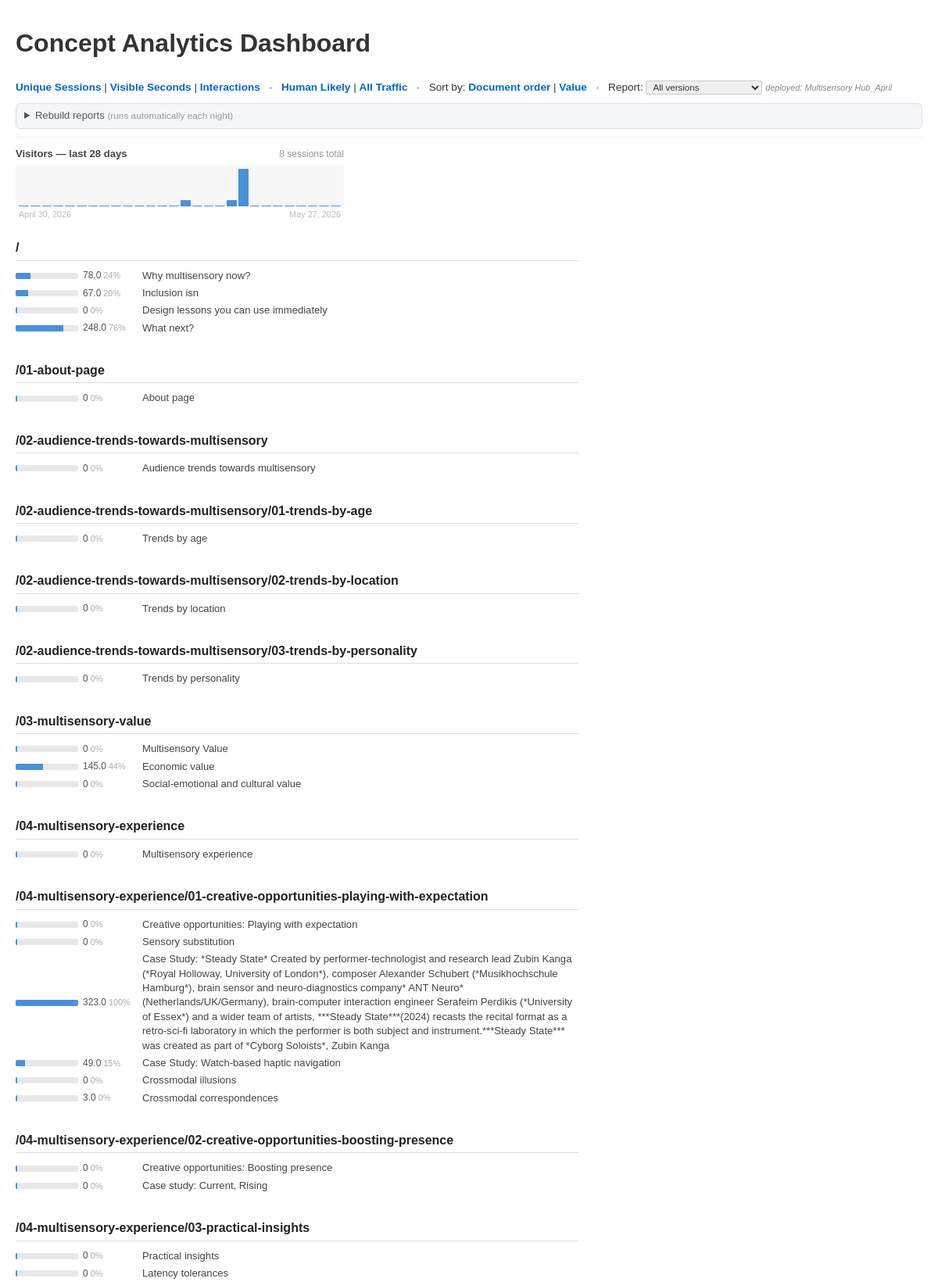
The page /analytics/dashboard/?metric=total_visible_seconds&filter=all&sort=document&report= (signed in, upper part) on the database its author committed.
### concept_analytics/models.py (models this page shows, shortened)
class ManifestSyncState(models.Model):
    version = models.CharField(max_length=64, blank=True)
    report_name = models.CharField(max_length=200, blank=True)
    synced_at = models.DateTimeField(auto_now=True)
    class Meta:
        verbose_name = "Manifest sync state"

class BlockManifestEntry(models.Model):
    block_id = models.CharField(max_length=200, unique=True, db_index=True)
    block_version_id = models.CharField(max_length=300, blank=True)
    content_hash = models.CharField(max_length=80, blank=True)
    position_hash = models.CharField(max_length=80, blank=True)
    page_path = models.CharField(max_length=500)
    page_title = models.CharField(max_length=500, blank=True)
    heading_path = models.CharField(max_length=1000, blank=True) # pipe-separated heading hierarchy
    display_order = models.PositiveIntegerField(default=0)
    topic = models.CharField(max_length=100, blank=True)
    concept = models.CharField(max_length=100, blank=True)
    content_type = models.CharField(max_length=50, blank=True)
    label = models.CharField(max_length=500, blank=True)
    parent_block_id = models.CharField(max_length=200, blank=True)
    is_active = models.BooleanField(default=True)
    first_seen_at = models.DateTimeField(auto_now_add=True)
    updated_at = models.DateTimeField(auto_now=True)

### concept_analytics/views/dashboard.py (the view)
# urls.py: path("dashboard/", DashboardView.as_view(), name="concept_analytics_dashboard"),
class DashboardView(LoginRequiredMixin, PermissionRequiredMixin, TemplateView):
    template_name = "concept_analytics/dashboard/heatmap.html"
    permission_required = "concept_analytics.view_dashboard"
    def get_context_data(self, **kwargs):
        context = super().get_context_data(**kwargs)
        metric = self.request.GET.get("metric", "unique_sessions")
        if metric not in ("unique_sessions", "total_visible_seconds", "interaction_count"):
            metric = "unique_sessions"
        sort_by = self.request.GET.get("sort", "document")
        if sort_by not in ("document", "value"):
            sort_by = "document"
        end_date = date.today()
        start_date = end_date - timedelta(days=30)
        selected_report = self.request.GET.get("report", "")
        aggregated = {}
        max_val = 0
        if selected_report:
            events = AnalyticsEvent.objects.filter(
                session__report_name=selected_report,
                received_at__date__range=(start_date, end_date),
                session__is_suspicious=False,
            ).exclude(block_id="")
            if metric == "unique_sessions":
                rows = events.values("block_id").annotate(val=Count("session", distinct=True))
            elif metric == "total_visible_seconds":
                rows = events.values("block_id").annotate(val=Sum("seconds_visible"))
            else:  # interaction_count
                interaction_types = [
                    "section_opened", "accordion_opened", "tab_selected",
                    "case_study_opened", "video_played", "audio_played", "interactive_started",
                ]
                rows = events.filter(event_type__in=interaction_types).values("block_id").annotate(val=Count("id"))
            for row in rows:
                val = row["val"] or 0
                aggregated[row["block_id"]] = val
                if val > max_val:
                    max_val = val
        else:
            summaries = DailyBlockSummary.objects.filter(date__range=(start_date, end_date))
            for s in summaries:
                bid = s.block_id
                if bid not in aggregated:
                    aggregated[bid] = 0
                val = getattr(s, metric) or 0
                aggregated[bid] += val
                if aggregated[bid] > max_val:
                    max_val = aggregated[bid]
        manifest = BlockManifestEntry.objects.filter(is_active=True).order_by("page_path", "display_order")
        pages = {}
        for entry in manifest:
            if entry.page_path not in pages:
                pages[entry.page_path] = {
                    "title": entry.page_title or entry.page_path,
                    "blocks": [],
                    "total": 0,
                }
            val = aggregated.get(entry.block_id, 0)
            intensity = int((val / max_val) * 100) if max_val > 0 else 0
            pages[entry.page_path]["blocks"].append({
                "block_id": entry.block_id,
                "label": entry.label or entry.block_id,
                "value": val,
                "intensity_pct": intensity,
            })
            pages[entry.page_path]["total"] += val
        if sort_by == "value":
            pages = dict(sorted(pages.items(), key=lambda kv: kv[1]["total"], reverse=True))
            for page in pages.values():
                page["blocks"].sort(key=lambda b: b["value"], reverse=True)
        current_filter = self.request.GET.get("filter", "all")
        report_names = list(
            AnalyticsSession.objects.exclude(report_name="")
            .values_list("report_name", flat=True)
            .distinct()
            .order_by("report_name")
        )
        try:
            current_report_name = ManifestSyncState.objects.get(pk=1).report_name
        except ManifestSyncState.DoesNotExist:
            current_report_name = ""
        days_back = 28
        chart_start = end_date - timedelta(days=days_back - 1)
        raw_counts = {
            row["day"]: row["count"]
            for row in (
                AnalyticsSession.objects
                .filter(created_at__date__gte=chart_start)
                .annotate(day=TruncDate("created_at"))
                .values("day")
                .annotate(count=Count("id"))
            )
        }
        day_range = [chart_start + timedelta(days=i) for i in range(days_back)]
        daily_visitors = [{"date": d, "count": raw_counts.get(d, 0)} for d in day_range]
        max_daily = max((d["count"] for d in daily_visitors), default=1) or 1
        for d in daily_visitors:
            d["pct"] = int(d["count"] / max_daily * 100)
        total_visitors = sum(d["count"] for d in daily_visitors)
        context["pages"] = pages
        context["current_metric"] = metric
        context["current_filter"] = current_filter
        context["current_sort"] = sort_by
        context["max_val"] = max_val
        context["daily_visitors"] = daily_visitors
        context["total_visitors"] = total_visitors
        context["visitor_chart_start"] = chart_start
        context["visitor_chart_end"] = end_date
        context["report_names"] = report_names
        context["current_report_name"] = current_report_name
        context["selected_report"] = selected_report
        return context

### concept_analytics/templates/concept_analytics/dashboard/heatmap.html
{% extends "concept_analytics/dashboard/base.html" %}
{% block content %}
<div class="visitor-panel">
    <div class="visitor-header">
        <span class="visitor-title">Visitors — last 28 days</span>
        <span class="visitor-total">{{ total_visitors }} sessions total</span>
    </div>
    <div class="visitor-chart">
        {% for day in daily_visitors %}
        <div class="visitor-col" title="{{ day.date }}: {{ day.count }}">
            <div class="visitor-bar" style="height:{{ day.pct }}%"></div>
        </div>
        {% endfor %}
    </div>
    <div class="visitor-axis">
        <span>{{ visitor_chart_start }}</span>
        <span>{{ visitor_chart_end }}</span>
    </div>
</div>
<div class="heatmap-doc">
    {% for path, page in pages.items %}
    <section class="heatmap-section">
        <h2 class="section-title">{{ page.title }}</h2>
        <table class="block-table">
            {% for block in page.blocks %}
            <tr>
                <td class="col-spark">
                    <div class="block-spark"><div class="block-spark-fill" style="width:{{ block.intensity_pct }}%"></div></div>
                </td>
                <td class="col-value">{{ block.value }}<span class="col-pct"> {{ block.intensity_pct }}%</span></td>
                <td class="col-label">{{ block.label }}</td>
            </tr>
            {% endfor %}
        </table>
    </section>
    {% endfor %}
</div>
{% endblock %}

### concept_analytics/templates/concept_analytics/dashboard/base.html (shortened to what this page needs)
<!DOCTYPE html>
<html lang="en">
<head>
    <link rel="stylesheet" href="/static/concept_analytics/dashboard.css">
</head>
<body>
    <header>
        <h1>Concept Analytics Dashboard</h1>
        <nav>
            <a href="?metric=unique_sessions&filter={{ current_filter }}&sort={{ current_sort }}&report={{ selected_report }}">Unique Sessions</a> |
            <a href="?metric=total_visible_seconds&filter={{ current_filter }}&sort={{ current_sort }}&report={{ selected_report }}">Visible Seconds</a> |
            <a href="?metric=interaction_count&filter={{ current_filter }}&sort={{ current_sort }}&report={{ selected_report }}">Interactions</a>
            &nbsp;&nbsp;·&nbsp;&nbsp;
            <a href="?metric={{ current_metric }}&filter=human_likely&sort={{ current_sort }}&report={{ selected_report }}">Human Likely</a> |
            <a href="?metric={{ current_metric }}&filter=all&sort={{ current_sort }}&report={{ selected_report }}">All Traffic</a>
            &nbsp;&nbsp;·&nbsp;&nbsp;
            Sort by: <a href="?metric={{ current_metric }}&filter={{ current_filter }}&sort=document&report={{ selected_report }}">Document order</a> |
            <a href="?metric={{ current_metric }}&filter={{ current_filter }}&sort=value&report={{ selected_report }}">Value</a>
            {% if report_names %}
            &nbsp;&nbsp;·&nbsp;&nbsp;
            Report:
            <select class="report-select" onchange="window.location.href='?metric={{ current_metric }}&filter={{ current_filter }}&sort={{ current_sort }}&report='+encodeURIComponent(this.value)">
                <option value="">All versions</option>
            </select>
            {% endif %}
            {% if current_report_name %}
            <span class="report-badge">deployed: {{ current_report_name }}</span>
            {% endif %}
        </nav>
        <details class="build-panel">
            <summary class="build-summary">Rebuild reports <span class="build-cron">(runs automatically each night)</span></summary>
        </details>
    </header>
    <main>
        {% block content %}{% endblock %}
    </main>
</body>
</html>

### concept_analytics/static/concept_analytics/dashboard.css (style rules this page uses)
body { font-family: sans-serif; line-height: 1.4; color: #333; max-width: 100%; margin: 0 auto; padding: 12px 20px; }
header { margin-bottom: 12px; border-bottom: 1px solid #eee; padding-bottom: 10px; }
nav { font-size: 0.85em; line-height: 1.8; }
nav a { text-decoration: none; color: #0066cc; font-weight: bold; }
.report-select { font-size: 0.85em; border: 1px solid #ccc; border-radius: 3px; padding: 1px 4px; color: #333; }
.report-badge { font-size: 0.8em; color: #888; font-style: italic; }
.visitor-panel { margin-bottom: 24px; max-width: 420px; }
.visitor-header { display: flex; justify-content: space-between; align-items: baseline; margin-bottom: 6px; }
.visitor-title { font-size: 0.82em; font-weight: 600; color: #444; }
.visitor-total { font-size: 0.75em; color: #999; }
.visitor-chart { display: flex; align-items: flex-end; gap: 2px; height: 48px; background: #f7f7f7; border-radius: 4px; padding: 4px 4px 0 4px; }
.visitor-col { flex: 1; display: flex; align-items: flex-end; height: 100%; cursor: default; }
.visitor-bar { width: 100%; background: #4a90d9; border-radius: 1px 1px 0 0; min-height: 1px; transition: background 0.1s; }
.visitor-axis { display: flex; justify-content: space-between; font-size: 0.68em; color: #bbb; margin-top: 3px; padding: 0 4px; }
.heatmap-doc { max-width: 720px; }
.heatmap-section { margin-bottom: 2em; }
.section-title { font-size: 1em; font-weight: 600; margin: 0 0 0.5em 0; padding-bottom: 4px; border-bottom: 1px solid #ddd; color: #222; }
.block-table { border-collapse: collapse; width: 100%; margin-bottom: 0.5em; }
.block-table tr { height: 22px; }
.block-table td { padding: 2px 6px 2px 0; vertical-align: middle; }
.col-spark { width: 80px; }
.block-spark { width: 80px; height: 8px; background: #e8e8e8; border-radius: 2px; overflow: hidden; }
.block-spark-fill { height: 100%; background: #4a90d9; min-width: 2px; }
.col-value { font-size: 0.75em; color: #555; white-space: nowrap; font-variant-numeric: tabular-nums; width: 70px; padding-right: 10px; }
.col-pct { color: #aaa; font-size: 0.9em; }
.col-label { font-size: 0.82em; color: #444; }
.build-panel { margin-top: 8px; padding: 6px 10px; background: #f4f6f8; border: 1px solid #dde; border-radius: 6px; font-size: 0.82em; }
.build-summary { cursor: pointer; color: #555; user-select: none; }
.build-cron { color: #999; font-size: 0.9em; }

### rows shown on the page
ManifestSyncState: report_name "Multisensory Hub_April"
BlockManifestEntry: label "Why multisensory now?"
BlockManifestEntry: label "Inclusion isn"
BlockManifestEntry: label "Design lessons you can use immediately"
BlockManifestEntry: label "What next?"
BlockManifestEntry: title "/01-about-page", label "About page"
BlockManifestEntry: title "/02-audience-trends-towards-multisensory", label "Audience trends towards multisensory"
BlockManifestEntry: title "/02-audience-trends-towards-multisensory/01-trends-by-age", label "Trends by age"
BlockManifestEntry: title "/02-audience-trends-towards-multisensory/02-trends-by-location", label "Trends by location"
BlockManifestEntry: title "/02-audience-trends-towards-multisensory/03-trends-by-personality", label "Trends by personality"
BlockManifestEntry: title "/03-multisensory-value", label "Multisensory Value"
BlockManifestEntry: label "Economic value"
BlockManifestEntry: label "Social-emotional and cultural value"
BlockManifestEntry: title "/04-multisensory-experience", label "Multisensory experience"
BlockManifestEntry: title "/04-multisensory-experience/01-creative-opportunities-playing-with-expectation", label "Creative opportunities: Playing with expectation"
BlockManifestEntry: label "Sensory substitution"
BlockManifestEntry: label "Case Study: *Steady State* Created by performer-technologist and research lead Zubin Kanga (*Royal Holloway, University of London*), composer Alexander Schubert (*Musikhochschule Hamburg*), brain sensor and neuro-diagnostics company* ANT Neuro*(Netherlands/UK/Germany), brain-computer interaction engineer Serafeim Perdikis (*University of Essex*) and a wider team of artists, ***Steady State***(2024) recasts the recital format as a retro-sci-fi laboratory in which the performer is both subject and instrument.***Steady State*** was created as part of *Cyborg Soloists*, Zubin Kanga"
BlockManifestEntry: label "Case Study: Watch-based haptic navigation"
BlockManifestEntry: label "Crossmodal illusions"
BlockManifestEntry: label "Crossmodal correspondences"
BlockManifestEntry: title "/04-multisensory-experience/02-creative-opportunities-boosting-presence", label "Creative opportunities: Boosting presence"
BlockManifestEntry: label "Case study: Current, Rising"
BlockManifestEntry: title "/04-multisensory-experience/03-practical-insights", label "Practical insights"
BlockManifestEntry: label "Latency tolerances"

### other values the page prints
{{ total_visitors }} "8"
{{ visitor_chart_start }} "April 30, 2026"
{{ visitor_chart_end }} "May 27, 2026"
{{ page.title }} "/"
{{ block.value }} "78.0" "67.0" "0" "248.0" "0" "0" "0" "0" "0" "0" "145.0" "0" "0" "0" "0" "323.0" "49.0" "0" "3.0" "0" "0" "0" "0"
{{ block.intensity_pct }} "24" "20" "0" "76" "0" "0" "0" "0" "0" "0" "44" "0" "0" "0" "0" "100" "15" "0" "0" "0" "0" "0" "0"
